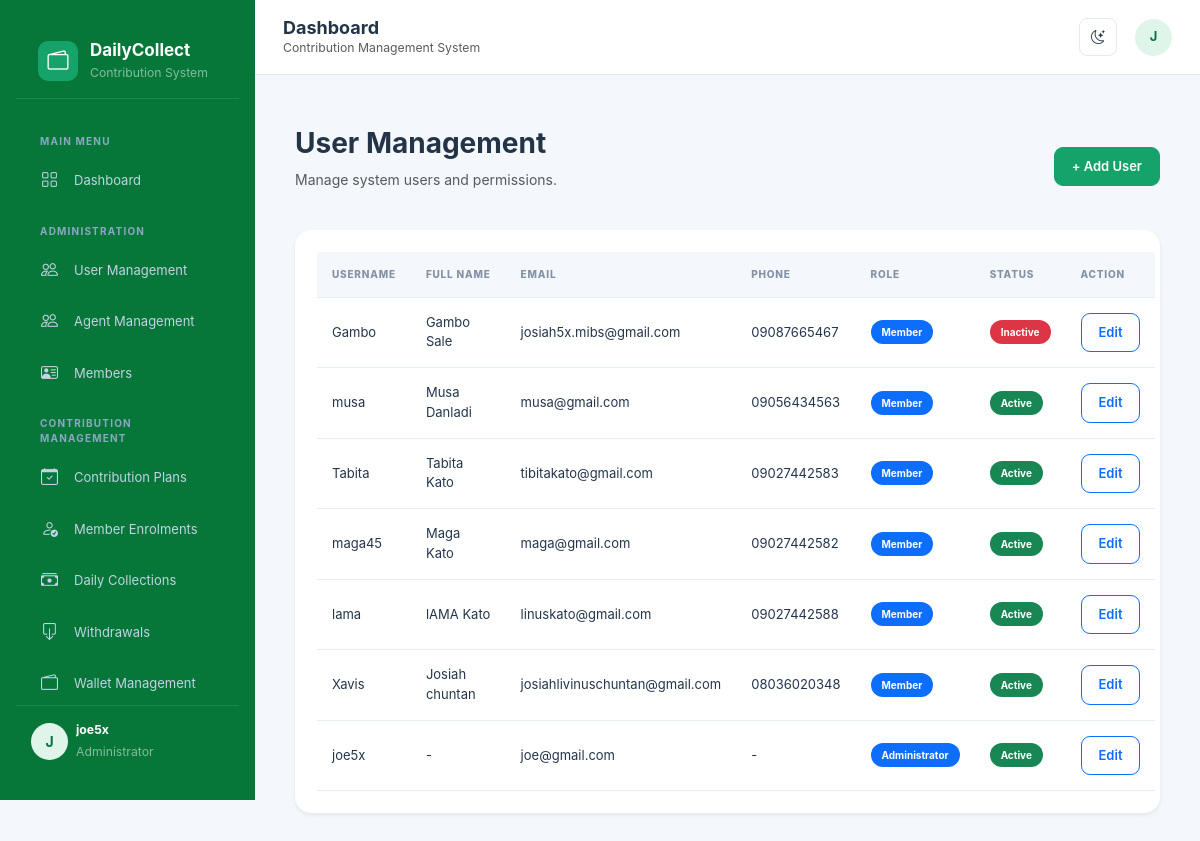
Before: /accounts/users/ (signed in) with the older database file.
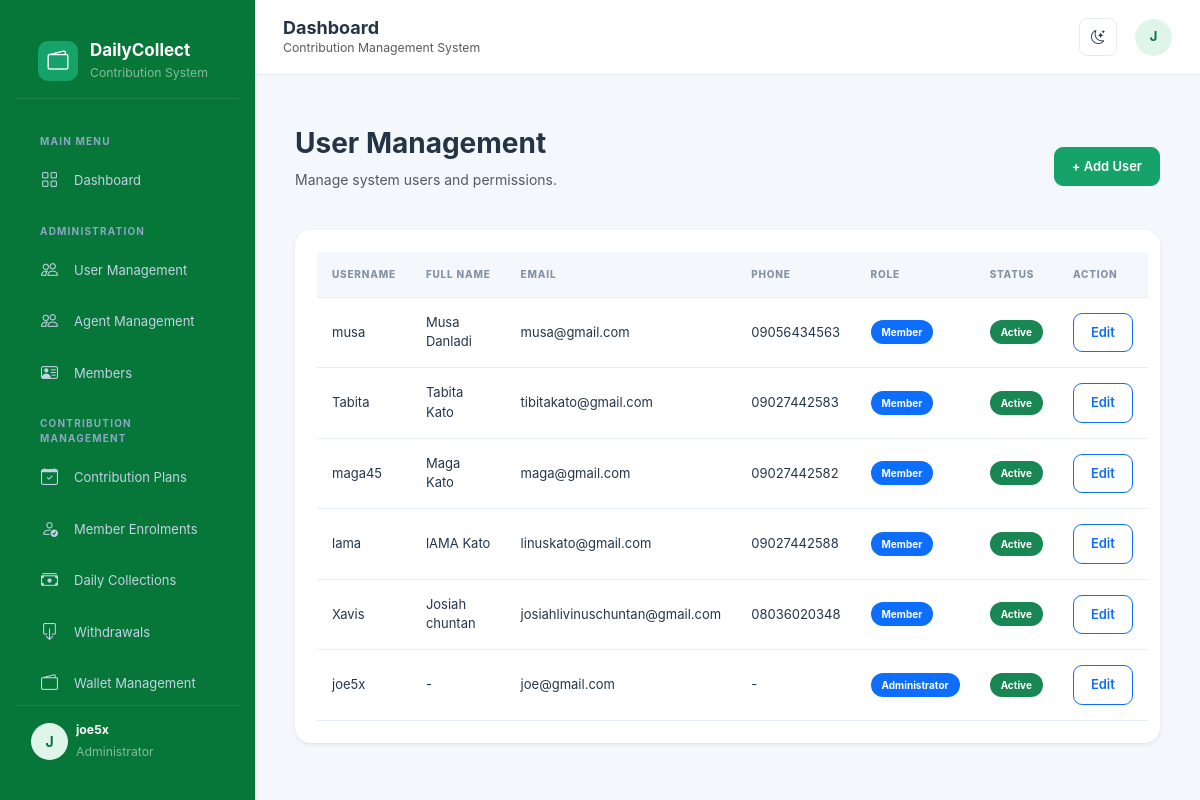
After: the same page with the newer database file.
### accounts/models.py (models this page shows, shortened)
class User(AbstractUser):
    class Role(models.TextChoices):
        ADMIN = 'ADMIN', 'Administrator'
        MANAGER = 'MANAGER', 'Manager'
        SUPERVISOR = 'SUPERVISOR', 'Supervisor'
        AGENT = 'AGENT', 'Collection Agent'
        ACCOUNTANT = 'ACCOUNTANT', 'Accountant'
        MEMBER = 'MEMBER', 'Member'
    email = models.EmailField(unique=True)
    phone = models.CharField(max_length=20, blank=True)
    role = models.CharField(
        max_length=20,
        choices=Role.choices,
        default=Role.MEMBER
    )
    is_active = models.BooleanField(default=True)
    must_change_password = models.BooleanField(default=False)
    created_at = models.DateTimeField(auto_now_add=True)
    updated_at = models.DateTimeField(auto_now=True)

### accounts/views.py (the view)
# urls.py: path("users/", views.user_list, name="user_list"),
@role_required('ADMIN', 'MANAGER')
def user_list(request):
    users = User.objects.all().order_by('-date_joined')
    return render(request, 'accounts/user_list.html', {
        'users': users,
    })

### templates/accounts/user_list.html
{% extends 'base.html' %}
{% block content %}
<div class="container-fluid py-4">
    <div class="d-flex justify-content-between align-items-center mb-4">
        <div>
            <h3>User Management</h3>
            <p class="text-muted">Manage system users and permissions.</p>
        </div>
        <a href="{% url 'accounts:user_create' %}"
           class="btn btn-success">
            + Add User
        </a>
    </div>
    <div class="card border-0 shadow-sm">
        <div class="card-body table-responsive">
            <table class="table table-hover align-middle">
                <thead class="table-light">
                    <tr>
                        <th>Username</th>
                        <th>Full Name</th>
                        <th>Email</th>
                        <th>Phone</th>
                        <th>Role</th>
                        <th>Status</th>
                        <th>Action</th>
                    </tr>
                </thead>
                <tbody>
                    {% for user in users %}
                    <tr>
                        <td>{{ user.username }}</td>
                        <td>{{ user.get_full_name|default:"-" }}</td>
                        <td>{{ user.email }}</td>
                        <td>{{ user.phone|default:"-" }}</td>
                        <td>
                            <span class="badge bg-primary">
                                {{ user.get_role_display }}
                            </span>
                        </td>
                        <td>
                            {% if user.is_active %}
                                <span class="badge bg-success">Active</span>
                            {% else %}
                                <span class="badge bg-danger">Inactive</span>
                            {% endif %}
                        </td>
                        <td>
                            <a href="{% url 'accounts:user_update' user.pk %}"
                               class="btn btn-sm btn-outline-primary">
                                Edit
                            </a>
                        </td>
                    </tr>
                    {% empty %}
                    <tr>
                        <td colspan="7" class="text-center py-4">
                            No users found.
                        </td>
                    </tr>
                    {% endfor %}
                </tbody>
            </table>
        </div>
    </div>
</div>
{% endblock %}

### templates/base.html (shortened to what the changed rows need)
{% load static %}
<!DOCTYPE html>
<html lang="en" data-bs-theme="light">
<head>
    <link href="https://cdn.jsdelivr.net/npm/bootstrap@5.3.3/dist/css/bootstrap.min.css" rel="stylesheet">
    <link href="https://cdn.jsdelivr.net/npm/bootstrap-icons@1.11.3/font/bootstrap-icons.css" rel="stylesheet">
    <link rel="stylesheet" href="{% static 'css/style.css' %}">
</head>
<body>
    {% if request.user.is_authenticated %}
    <aside class="sidebar" id="sidebar">
        <div class="brand">
            <div class="brand-icon">
                <i class="bi bi-wallet2 text-white"></i>
            </div>
            <div>
                <h5 class="brand-name">DailyCollect</h5>
                <small class="text-white-50">Contribution System</small>
            </div>
        </div>
        <div class="sidebar-menu">
            <div class="menu-label">Main Menu</div>
            <a href="{% url 'dashboard' %}" class="sidebar-link">
                <i class="bi bi-grid"></i> Dashboard
            </a>
            {% if request.user.role == 'ADMIN' %}
            <div class="menu-label">Administration</div>
            <a href="{% url 'accounts:user_list' %}" class="sidebar-link">
                <i class="bi bi-people"></i> User Management
            </a>
            <a href="{% url 'agents:agent_list' %}" class="sidebar-link">
                <i class="bi bi-people"></i> Agent Management
            </a>
            <a href="{% url 'members:member_list' %}" class="sidebar-link">
                <i class="bi bi-person-vcard"></i> Members
            </a>
            <div class="menu-label">Contribution Management</div>
            <a href="{% url 'contributions:plan_list' %}" class="sidebar-link">
                <i class="bi bi-calendar-check"></i> Contribution Plans
            </a>
            <a href="{% url 'contributions:enrollment_list' %}" class="sidebar-link">
                <i class="bi bi-person-check"></i>Member Enrolments
            </a>
            <a href="{% url 'collections:collection_list' %}" class="sidebar-link">
                <i class="bi bi-cash-stack"></i> Daily Collections
            </a>
            <a href="#" class="sidebar-link">
                <i class="bi bi-box-arrow-down"></i> Withdrawals
            </a>
            <a href="{% url 'wallets:wallet_list' %}" class="sidebar-link">
                <i class="bi bi-wallet2"></i>Wallet Management
            </a>
            {% endif %}
        </div>
        <div class="sidebar-footer">
            <div class="d-flex align-items-center gap-2">
                <div class="user-avatar">
                    {{ request.user.username|first|upper }}
                </div>
                <div class="flex-grow-1 overflow-hidden">
                    <div class="text-white small fw-bold text-truncate">
                        {{ request.user.get_full_name|default:request.user.username }}
                    </div>
                    <small class="text-white-50">
                        {{ request.user.get_role_display }}
                    </small>
                </div>
            </div>
        </div>
    </aside>
    <div class="main-wrapper">
        <header class="topbar">
            <div class="d-flex align-items-center gap-3">
                <div>
                    <h5 class="topbar-title">
                        {% block page_title %}Dashboard{% endblock %}
                    </h5>
                    <small class="text-muted d-none d-sm-block">
                        Contribution Management System
                    </small>
                </div>
            </div>
            <div class="topbar-actions">
                <button class="icon-btn" id="themeToggle" title="Toggle theme">
                    <i class="bi bi-moon-stars" id="themeIcon"></i>
                </button>
                <div class="dropdown">
                    <button class="btn p-0 border-0" data-bs-toggle="dropdown">
                        <div class="user-avatar">
                            {{ request.user.username|first|upper }}
                        </div>
                    </button>
                </div>
            </div>
        </header>
        <main class="page-content">
            {% block content %}
            {% endblock %}
        </main>
    </div>
    {% else %}
    {% block auth_content %}{% endblock %}
    {% endif %}
</body>
</html>

Changed rows visible on the page:
removed User: username "Gambo", get_full_name "Gambo Sale", email "josiah5x.mibs@gmail.com", phone "09087665467", role "Member", is_active "Inactive"
